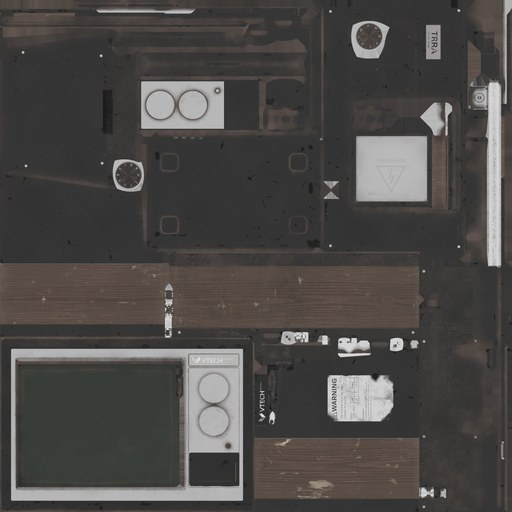
#> input picture Assets/WadoPTR/Models/Television_01/Television_01_diff.jpg, 512 x 512 px
$ python recolor_texture.py ../../Assets/WadoPTR/Models/Television_01/Television_01_diff.jpg ../../Assets/WadoPTR/Models/Television_01/Television_01_nor.jpg 1.0 5 ../../Assets/WadoPTR/Models/Television_01/Television_01_nor.jpg
#> lines starting #> are read from the running program, lines starting #| are printed output that depends on the picture
### tools/blender/toonify_texture.py
"""焼き込んだ色・AO・高さから、世界観に合わせたトゥーン調テクスチャを作る。

python3 toonify_texture.py <color.png> <ao.png> <height.png> <out.png> [strong]

strong: ローポリ・トゥーン向けの強い設定（パレットに 90% 寄せ、明るさ4段、ノイズを強くならす）

- 写真っぽい細かいノイズをならす（ぼかし＋中央値）
- 全アセット共通の「荒野・西部劇」パレットに色を寄せる（元の色味の差は少し残す）
- 明るさを段階化（手描きの塗り分け風）
- AO を2段の影にしてくぼみを強調
- 足元 12% を砂色に寄せる（砂ぼこり・地面となじませる）
"""
import sys
import numpy as np
from PIL import Image, ImageFilter


# 荒野・西部劇の共通パレット（トゥーン向けに彩度控えめ・暖色寄り）
PALETTE_HEX = [
    # 木
    "4a2f22", "6b4530", "8c5f3f", "ad7d52", "cfa06f", "e3c08e",
    # 赤い岩・土
    "5e2a20", "84402c", "a95a3c", "c97a52", "e0a174", "f0c8a0",
    # 砂
    "b88c5c", "d1a873", "e6c493", "f4dfba",
    # 乾いた緑（サボテン・葉）
    "3f4a28", "566335", "707d42", "8f9a55", "b0b676",
    # 灰色の石
    "5c5650", "7a726a", "9a9086", "bdb2a4", "ddd3c3",
    # 布・革・金属（暗）
    "2c2420", "45372e", "64503f", "86705a",
    # 麦わら・干し草
    "b8913f", "d2ad58", "e6c878", "f2dea0",
    # 差し色（色あせた赤・青）
    "8e3b2e", "b5584a", "4f6470", "71899a",
]
PAL = np.array([[int(h[i:i + 2], 16) for i in (0, 2, 4)] for h in PALETTE_HEX], dtype=np.float32) / 255.0


def load(p, mode="RGB"):
    return Image.open(p).convert(mode)


# パレットの最も近い色（明るさを重め、色相も見る：簡易的に YCbCr 風の重み付き距離）
def to_ycc(c):
    y = 0.299 * c[..., 0] + 0.587 * c[..., 1] + 0.114 * c[..., 2]
    cb = c[..., 2] - y
    cr = c[..., 0] - y
    return np.stack([y, cb * 1.6, cr * 1.6], -1)


# [46 lines that do not run on import are left out]

### tools/blender/recolor_texture.py
"""テクスチャの色を荒野・西部劇の共通パレットに寄せる（ローポリのパック用。AO や高さは使わない）。

python3 recolor_texture.py <入力> <出力.png> [パレットへの寄せ具合 0〜1 = 0.85] [明るさの段数 = 5] [redrock]

redrock: 彩度の低い灰色の部分を、明るさに応じて赤い岩のグラデーションに置き換える（峡谷の崖・岩用）
"""
import sys
import numpy as np
from PIL import Image, ImageFilter
sys.path.insert(0, __import__("os").path.dirname(__import__("os").path.abspath(__file__)))
from toonify_texture import PAL, to_ycc  # noqa: E402

src, dst = sys.argv[1], sys.argv[2]
w = float(sys.argv[3]) if len(sys.argv) > 3 else 0.85
steps = int(sys.argv[4]) if len(sys.argv) > 4 else 5
redrock = len(sys.argv) > 5 and sys.argv[5] == "redrock"

img = Image.open(src).convert("RGB")
#> img is the input picture: PIL image 512x512 RGB; mean R, G, B 76.6, 73.8, 71.4
if max(img.size) > 2048:     # VRChat 向けに 2048 までに縮小
    img = img.resize((min(img.size[0], 2048), min(img.size[1], 2048)), Image.LANCZOS)
if max(img.size) > 256:      # 写真的なテクスチャだけ細部をならす（小さなカラーパレット画像はそのまま）
    img = img.filter(ImageFilter.MedianFilter(5))
c = np.asarray(img).astype(np.float32) / 255.0
H, W, _ = c.shape
#> H = 512; W = 512
if redrock:
    RAMP = np.array([[0x5e, 0x2a, 0x20], [0x84, 0x40, 0x2c], [0xa9, 0x5a, 0x3c], [0xc9, 0x7a, 0x52], [0xe0, 0xa1, 0x74], [0xf0, 0xc8, 0xa0]], np.float32) / 255
    mx, mn = c.max(-1), c.min(-1)
    sat = (mx - mn) / (mx + 1e-4)
    lum = 0.299 * c[..., 0] + 0.587 * c[..., 1] + 0.114 * c[..., 2]
    t = np.clip((lum - 0.12) / 0.75, 0, 1) * (len(RAMP) - 1)
    i0 = np.floor(t).astype(int); i1 = np.minimum(i0 + 1, len(RAMP) - 1); f = (t - i0)[..., None]
    rock = RAMP[i0] * (1 - f) + RAMP[i1] * f
    gray = np.clip((0.25 - sat) / 0.15, 0, 1)[..., None]
    c = c * (1 - gray) + rock * gray
flat = c.reshape(-1, 3)
f_ycc, p_ycc = to_ycc(flat), to_ycc(PAL)
#> p_ycc = 38 rows, first 8: [0.21, -0.123, 0.128], [0.306, -0.188, 0.182], [0.411, -0.262, 0.221], [0.527, -0.329, 0.242], [0.661, -0.361, 0.242], [0.772, -0.344, 0.19], [0.221, -0.153, 0.236], [0.322, -0.239, 0.313]
idx = np.empty(len(flat), np.int32)
for i in range(0, len(flat), 1 << 18):
    idx[i:i + (1 << 18)] = ((f_ycc[i:i + (1 << 18), None] - p_ycc[None]) ** 2).sum(-1).argmin(1)
#> this loop made 1 pass
out = PAL[idx].reshape(H, W, 3) * w + c * (1 - w)
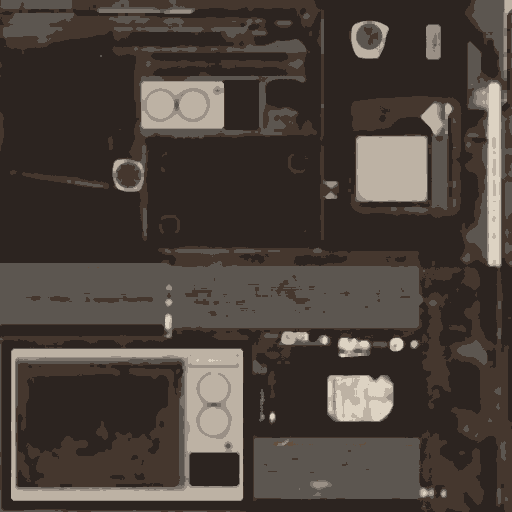
#> out: shape (512, 512, 3) float32; mean R, G, B 0.291, 0.256, 0.231
lum = out.max(-1, keepdims=True) + 1e-4
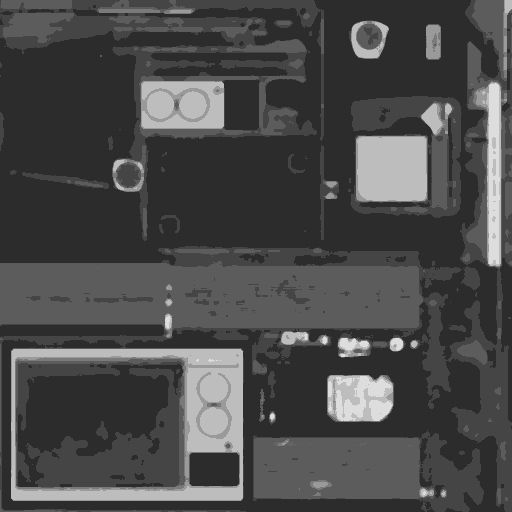
#> lum: shape (512, 512, 1) float32; min 0.173, max 0.867, mean 0.291
q = (np.floor(lum * steps) + 0.6) / steps
out = np.clip(out / lum * np.minimum(q, 1.0), 0, 1)
Image.fromarray((out * 255).astype(np.uint8)).save(dst)
print("RECOLOR", dst, (W, H))
#| RECOLOR ../../Assets/WadoPTR/Models/Television_01/Television_01_nor.jpg (512, 512)
